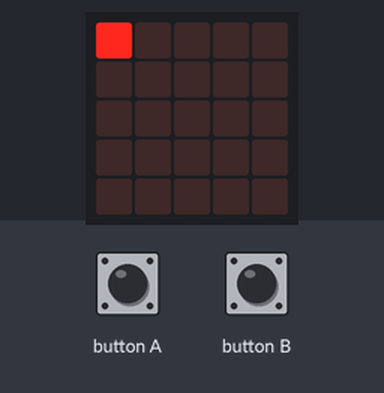
The program below on a simulated BBC micro:bit (MakeCode). On the bench: the board's 5×5 LED display. Inputs (shaded band) come from the test bench.

Above: at 1.2 s.
1.3 s: button B pressed for 0.15 s
At 2.1 s:
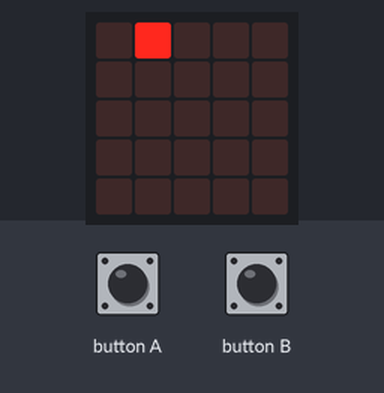
2.9 s: button A pressed for 0.15 s
At 3.4 s:
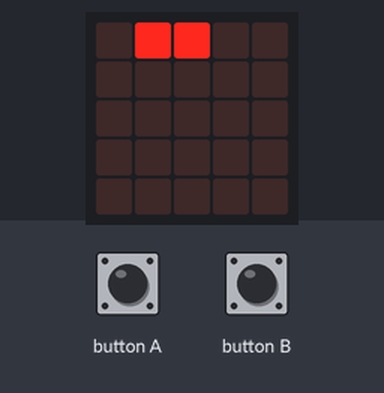
4.5 s: button A pressed for 0.15 s
At 5.8 s:
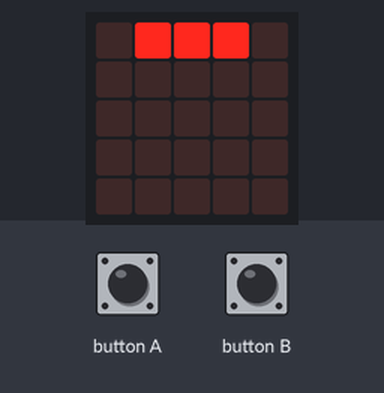
6.1 s: button B pressed for 0.15 s
At 6.7 s:
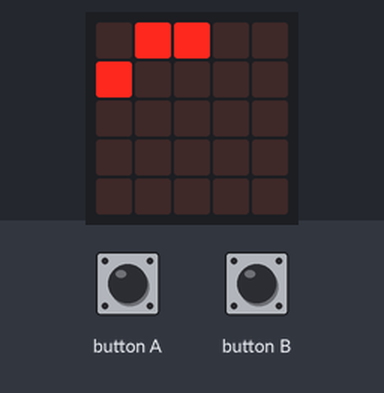
7.7 s: button A pressed for 0.15 s
At 8.4 s:
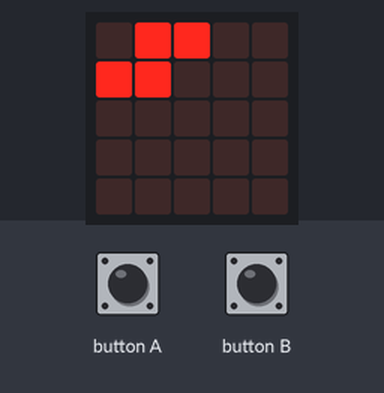
9.3 s: button B pressed for 0.15 s
At 10.2 s:
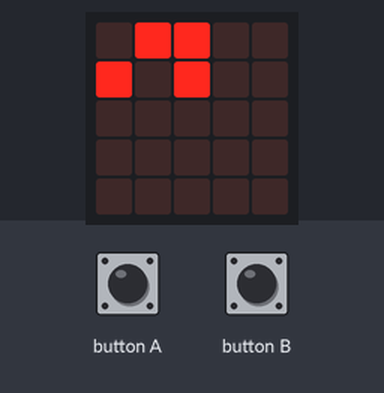
Timing chart, 0 to 11.9 s (numbered marks = the images above; inputs shaded):
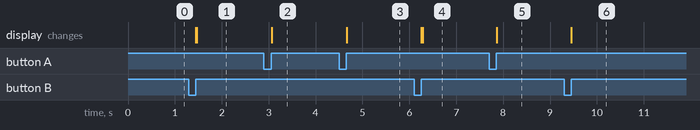

Measured:
- after the input at 1.3 s, the display: first changes after 0.15 s (image 1 shows a later state)
- after the input at 2.9 s, the display: changes after 0.16 s (image 2)
- after the input at 4.5 s, the display: changes after 0.17 s (image 3)
- after the input at 6.1 s, the display: first changes after 0.15 s (image 4 shows a later state)
- after the input at 7.7 s, the display: changes after 0.17 s (image 5)
- after the input at 9.3 s, the display: first changes after 0.15 s (image 6 shows a later state)

The program:

main.ts
```typescript
let led_x = 0
let led_y = 0
input.onButtonPressed(Button.A, function () {
    led_x += 1
})
input.onButtonPressed(Button.B, function () {
    led.unplot(led_x, led_y)
    led_x += 1
})
basic.forever(function () {
    led.plot(led_x, led_y)
    if (led_x == 4) {
        led.toggle(led_x, led_y)
        led_x += -4
        led_y += 1
    }
})
```

test.ts
```typescript
// ide kerülnek a tesztek; a rendszer ezt nem kompilálja, ha a csomagot bővítményként használják.
```
